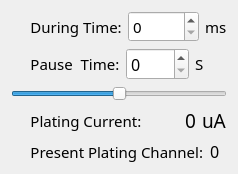
         <widget class="QWidget" name="page">
          <property name="styleSheet">
           <string notr="true"/>
          </property>
          <layout class="QVBoxLayout" name="verticalLayout_6">
           <item>
            <layout class="QHBoxLayout" name="horizontalLayout_2" stretch="3,2,1">
             <item>
              <widget class="QLabel" name="label_7">
               <property name="font">
                <font>
                 <family>Kristen ITC</family>
                 <pointsize>11</pointsize>
                </font>
               </property>
               <property name="text">
                <string>     During Time:</string>
               </property>
              </widget>
             </item>
             <item>
              <widget class="QSpinBox" name="during_time">
               <property name="minimumSize">
                <size>
                 <width>0</width>
                 <height>30</height>
                </size>
               </property>
               <property name="font">
                <font>
                 <family>3ds</family>
                 <pointsize>11</pointsize>
                </font>
               </property>
               <property name="maximum">
                <number>10000</number>
               </property>
               <property name="singleStep">
                <number>100</number>
               </property>
              </widget>
             </item>
             <item>
              <widget class="QLabel" name="label_8">
               <property name="sizePolicy">
                <sizepolicy hsizetype="Preferred" vsizetype="Preferred">
                 <horstretch>0</horstretch>
                 <verstretch>0</verstretch>
                </sizepolicy>
               </property>
               <property name="font">
                <font>
                 <family>3ds</family>
                 <pointsize>11</pointsize>
                </font>
               </property>
               <property name="text">
                <string>ms</string>
               </property>
              </widget>
             </item>
            </layout>
           </item>
           <item>
            <layout class="QHBoxLayout" name="horizontalLayout_3" stretch="3,2,1">
             <item>
              <widget class="QLabel" name="label_9">
               <property name="font">
                <font>
                 <family>Kristen ITC</family>
                 <pointsize>11</pointsize>
                </font>
               </property>
               <property name="text">
                <string>     Pause  Time:</string>
               </property>
              </widget>
             </item>
             <item>
              <widget class="QSpinBox" name="pause_time">
               <property name="sizePolicy">
                <sizepolicy hsizetype="Minimum" vsizetype="Fixed">
                 <horstretch>0</horstretch>
                 <verstretch>0</verstretch>
                </sizepolicy>
               </property>
               <property name="minimumSize">
                <size>
                 <width>0</width>
                 <height>30</height>
                </size>
               </property>
               <property name="font">
                <font>
                 <family>3ds</family>
                 <pointsize>12</pointsize>
                </font>
               </property>
              </widget>
             </item>
             <item>
              <widget class="QLabel" name="label_10">
               <property name="font">
                <font>
                 <family>3ds</family>
                 <pointsize>11</pointsize>
                </font>
               </property>
               <property name="text">
                <string>S</string>
               </property>
              </widget>
             </item>
            </layout>
           </item>
           <item>
            <widget class="QSlider" name="horizontalSlider">
             <property name="styleSheet">
              <string notr="true">QSlider{border:none;}
QSlider::groove:horizontal {
    border: none;
    height: 6px;
    border-radius: 10px;
    background: lightgray;
}
QSlider::handle:horizontal {
    border: none;
    margin: -5px 0px; /* 上下边距和左右边距*/
    width: 16px;
    height: 16px;
    border-radius: 8px;
    background:black;
    border-image: url(:/images/playPbHandle16_White.png);
}
/*划过部分*/
QSlider::sub-page:horizontal {
    background: black;
    height: 4px;
    border-radius: 3px;
}
/*未划过部分*/
QSlider::add-page:horizontal {
    background: lightgray;
    height: 4px;
    border-radius: 3px;
}
 #e83c3c;</string>
             </property>
             <property name="maximum">
              <number>4095</number>
             </property>
             <property name="sliderPosition">
              <number>2048</number>
             </property>
             <property name="orientation">
              <enum>Qt::Horizontal</enum>
             </property>
            </widget>
           </item>
           <item>
            <layout class="QHBoxLayout" name="horizontalLayout_5" stretch="3,2,1">
             <item>
              <widget class="QLabel" name="label_11">
               <property name="font">
                <font>
                 <family>Kristen ITC</family>
                 <pointsize>11</pointsize>
                </font>
               </property>
               <property name="text">
                <string>     Plating Current:</string>
               </property>
              </widget>
             </item>
             <item>
              <widget class="QLabel" name="label_12">
               <property name="font">
                <font>
                 <family>3ds</family>
                 <pointsize>14</pointsize>
                </font>
               </property>
               <property name="text">
                <string>0</string>
               </property>
               <property name="alignment">
                <set>Qt::AlignRight|Qt::AlignTrailing|Qt::AlignVCenter</set>
               </property>
              </widget>
             </item>
             <item>
              <widget class="QLabel" name="label_13">
               <property name="font">
                <font>
                 <family>3ds</family>
                 <pointsize>14</pointsize>
                </font>
               </property>
               <property name="text">
                <string>uA</string>
               </property>
              </widget>
             </item>
            </layout>
           </item>
           <item>
            <layout class="QHBoxLayout" name="horizontalLayout_6" stretch="2,1">
             <item>
              <widget class="QLabel" name="label_15">
               <property name="font">
                <font>
                 <family>Kristen ITC</family>
                 <pointsize>11</pointsize>
                </font>
               </property>
               <property name="text">
                <string>     Present Plating Channel:</string>
               </property>
              </widget>
             </item>
             <item>
              <widget class="QLabel" name="label_16">
               <property name="font">
                <font>
                 <family>3ds</family>
                 <pointsize>12</pointsize>
                </font>
               </property>
               <property name="text">
                <string>0</string>
               </property>
              </widget>
             </item>
            </layout>
           </item>
          </layout>
         </widget>
